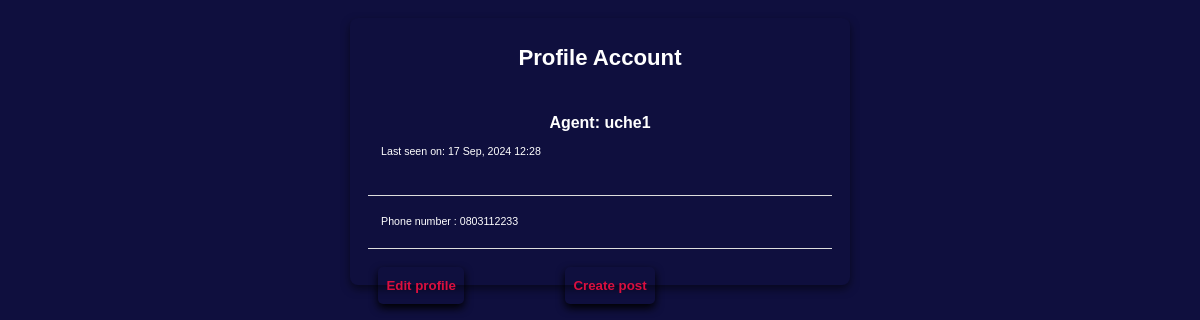
The app's page /account/ (signed in) with its own data.
### app/models.py (models this page shows, shortened)
class User(db.Model, UserMixin):
    id = db.Column(db.Integer, primary_key=True)
    first_name = db.Column(db.String(20), nullable=False)
    last_name = db.Column(db.String(20), nullable=False)
    username = db.Column(db.String(20), unique=True, nullable=False)
    email = db.Column(db.String(40), nullable=False)
    password_hash = db.Column(db.String(250), nullable=False)
    phone_number = db.Column(db.String(15), nullable=False)
    phone_number_2 = db.Column(db.String(15))
    last_seen = db.Column(db.DateTime, default=lambda: datetime.now(timezone.utc))
    posts = db.relationship(
        'Post', backref='agent', lazy=True)

### app/routes.py (the view)
@app.route('/account/')
@login_required
def account():
    user = User.query.all()
    return render_template('account.html', title='account page', user=user)

### app/models.py (called while the page is built)
@login.user_loader
def load_user(id):
    return User.query.get(int(id))

### app/routes.py (called while the page is built)
@app.before_request
def before_request():
    if current_user.is_authenticated:
        current_user.last_seen = datetime.now(timezone.utc)
        db.session.commit()

### app/templates/account.html (shortened to what this page needs)
{% extends 'base.html' %}
    {% block content %}
        <section class="empty__page_load">
            <h1>Profile Account</h1>
            <table>
                <tr>
                    <td >
                        <h1>Agent: {{ current_user.username }}</h1>
                        {% if current_user.last_seen %}<p>Last seen on: {{ current_user.last_seen.strftime(
                            '%d %b, %Y %H:%M') }}</p><br>
                        {% endif %}
                    </td>
                </tr>
                <tr>
                    <td>
                        <p>Phone number : {{ current_user.phone_number }}</p>
                    </td>
                </tr>
            </table>
           <div class="cont2">
                <small class="small1">
                    <a href="{{ url_for('edit_account') }}">Edit profile</a>
                </small>
                <small class="small2">
                    <a href="{{ url_for('new_post') }}">Create post</a>
                </small>
           </div>
        </section>
    {% endblock content %}

### app/static/css/styles.css (style rules this page uses)
:root { --white: #fff; --black: #222; --green: #be0f02; --grey1: #f0f0f0; --grey2: #e9d7d3; }
*, *::before, *::after { margin: 0; padding: 0; box-sizing: inherit; }
html { box-sizing: border-box; font-size: 55.5%; scroll-behavior: smooth; }
body { font-family: "Roboto", sans-serif; font-size: 1.6rem; background-color: var(--white); font-weight: 400; font-style: normal; }
a { text-decoration: none; }
:root { --color-primary: #6f6af8; --color-primary-light: hsl(242, 91%, 69%, 18%); --color-primary-variant: #5854c7; --color-red: #da0f3f; --color-red-light: hsl(346, 87%, 46%, 15%); --color-green: #00c476; --color-green-light: hsl(156, 100%, 38%, 15%); --color-gray-900: #1e1e66; --color-gray-700: #2d2b7c; --color-gray-300: rgba(242, 242, 254, 0.3); --color-gray-200: rgba(242, 242, 254, 0.7); --color-white: #f2f2fe; --color-bg: #0f0f3e; --transition: all 300ms ease; --container-width-lg: 74%; --container-width-md: 88%; --form-width: 40%; --card-border-radius-1: 0.3rem; --card-border-radius-2: 0.5rem; --card-border-radius-3: 0.8rem; --card-border-radius-4: 2rem; --card-border-radius-5: 5rem; }
* { margin: 0; padding: 0; outline: 0; border: 0; appearance: 0; list-style: none; text-decoration: none; box-sizing: border-box; }
body { font-family: 'Montserrat', sans-serif; line-height: 1.6; color: var(--color-gray-200); overflow-x: hidden; background: var(--color-bg); font-size: 0.9rem; }
section { margin-top: 3rem; width: 100vw; }
h1, h2, h3, h4, h5 { color: var(--color-white); line-height: 1.3; }
h1 { font-size: 3rem; margin: 1rem 0; }
a { color: var(--color-white); transition: var(--transition); }
.empty__page_load { margin: 2rem auto; margin-bottom: 9rem; padding: 2rem; width: 500px; background-color: transparent; border-radius: 8px; box-shadow: 0 4px 8px rgba(0, 0, 0, 0.5); }
.empty__page_load h1 { text-align: center; font-size: 2.5rem; color: var(--white); margin-bottom: 2rem; }
.empty__page_load table { width: 100%; border-collapse: collapse; }
.empty__page_load td { padding: 1.5rem; text-align: left; vertical-align: top; font-size: 1.2rem; color: var(--white) }
.empty__page_load td h1 { font-size: 1.8rem; color: var(--white); margin-bottom: 1rem; }
.empty__page_load td p { margin: 0.5rem 0; font-size: 1.2rem; color: var(--white) }
.empty__page_load table tr:not(:last-child) td { border-bottom: 1px solid #ddd; }
.empty__page_load table tr:not(:first-child) td { border-bottom: 1px solid #ddd; }
.empty__page_load .cont2 { margin-top: 2rem; text-align: center; font-weight: 600; }
.empty__page_load .cont2 .small1 a { float: left; margin-left: 1.2rem; font-size: 1.5rem; background-color: transparent; color: var(--color-red); box-shadow: 0 4px 8px rgba(0, 0, 0, 1.5); border-radius: 5px; padding: 0.9rem; }
.empty__page_load .cont2 .small2 a { float: right; margin-right: 20rem; font-size: 1.5rem; background-color: transparent; color: var(--color-red); box-shadow: 0 4px 8px rgba(0, 0, 0, 1.5); border-radius: 5px; padding: 0.9rem; }

### records on screen
User: username "uche1", last_seen "17 Sep, 2024 12:28", phone_number "0803112233"
